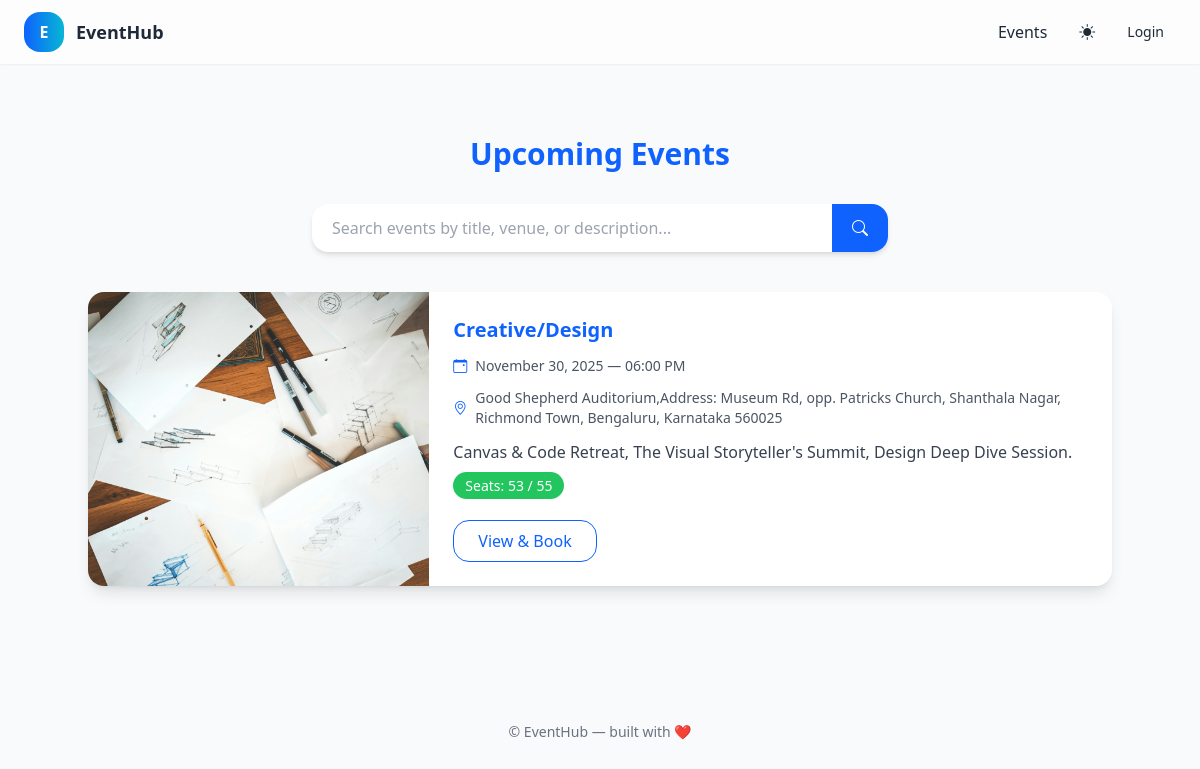
The page / on the database its author committed.
### events/models.py (models this page shows, shortened)
class Event(models.Model):
    title = models.CharField(max_length=200)
    description = models.TextField()
    date = models.DateField()
    time = models.TimeField()
    venue = models.CharField(max_length=255)
    max_seats = models.IntegerField()
    image = models.ImageField(upload_to='event_images/', blank=True, null=True)
    created_at = models.DateTimeField(auto_now_add=True)
    @property
    def available_seats(self):
        booked_seats = self.booking_set.count()
        return self.max_seats - booked_seats
    @property
    def is_fully_booked(self):
        return self.available_seats <= 0

### events/views.py (the view)
# urls.py: path('', views.EventListView.as_view(), name='event_list'),
class EventListView(ListView):
    model = Event
    template_name = 'events/event_list.html'
    context_object_name = 'events'
    ordering = ['date', 'time']
    def get_queryset(self):
        queryset = Event.objects.filter(date__gte=date.today())
        query = self.request.GET.get('q')
        if query:
            queryset = queryset.filter(
                Q(title__icontains=query) |
                Q(description__icontains=query) |
                Q(venue__icontains=query)
            ).distinct()
        return queryset.order_by('date', 'time')

### events/templates/events/event_list.html (shortened to what this page needs)
{% extends "base.html" %}
{% block content %}
<div class="py-10">
    <h1 class="text-3xl font-bold text-center text-primary mb-8">
        Upcoming Events
    </h1>
    <div class="flex justify-center mb-10">
        <form method="get" action="{% url 'event_list' %}"
              class="flex w-full max-w-xl bg-white dark:bg-gray-800 shadow-md rounded-xl overflow-hidden">
            <input type="text"
                   name="q"
                   placeholder="Search events by title, venue, or description..."
                   value="{{ request.GET.q|default:'' }}"
                   class="flex-1 px-5 py-3 bg-transparent focus:outline-none
                          text-gray-700 dark:text-gray-100">
            <button class="px-5 bg-primary text-white hover:bg-primary/90">
                <i class="bi bi-search"></i>
            </button>
        </form>
    </div>
    <div class="space-y-8 max-w-5xl mx-auto">
        {% for event in events %}
        <div class="bg-white dark:bg-gray-800 shadow-lg rounded-2xl overflow-hidden flex flex-col md:flex-row">
            <div class="md:w-1/3 h-52 md:h-auto">
                {% if event.image %}
                    <img src="{{ event.image.url }}"
                         class="w-full h-full object-cover" />
                {% else %}
                    <div class="w-full h-full flex items-center justify-center
                                bg-gray-200 dark:bg-gray-700 text-gray-500">
                        No Image
                    </div>
                {% endif %}
            </div>
            <div class="flex-1 p-6 flex flex-col space-y-3">
                <h2 class="text-xl font-semibold text-primary">
                    {{ event.title }}
                </h2>
                <p class="flex items-center gap-2 text-gray-600 dark:text-gray-300 text-sm">
                    <i class="bi bi-calendar-event text-primary"></i>
                    {{ event.date|date:"F d, Y" }} — {{ event.time|time:"h:i A" }}
                </p>
                <p class="flex items-center gap-2 text-gray-600 dark:text-gray-300 text-sm">
                    <i class="bi bi-geo-alt text-primary"></i>
                    {{ event.venue }}
                </p>
                <p class="text-gray-700 dark:text-gray-300">
                    {{ event.description|truncatechars:110 }}
                </p>
                <p class="text-sm font-medium">
                    {% if event.is_fully_booked %}
                        <span class="px-3 py-1 bg-red-500 text-white rounded-xl">
                            Fully Booked
                        </span>
                    {% else %}
                        <span class="px-3 py-1 bg-green-500 text-white rounded-xl">
                            Seats: {{ event.available_seats }} / {{ event.max_seats }}
                        </span>
                    {% endif %}
                </p>
                <div class="pt-3">
                    <a href="{% url 'event_detail' event.pk %}"
                       class="inline-block px-6 py-2 rounded-xl border border-primary text-primary
                              hover:bg-primary hover:text-white transition font-medium
                              {% if event.is_fully_booked %} opacity-50 cursor-not-allowed {% endif %}">
                        View & Book
                    </a>
                </div>
            </div>
        </div>
        {% endfor %}
    </div>
</div>
{% endblock %}

### templates/base.html (style rules this page uses)
img.object-cover { object-fit: cover; }

### rows shown on the page
Event: image (picture), title "Creative/Design", date "November 30, 2025", time "06:00 PM", venue "Good Shepherd Auditorium,Address: Museum Rd, opp. Patricks Church, Shanthala Nagar, Richmond Town, Bengaluru, Karnataka 560025", description "Canvas & Code Retreat, The Visual Storyteller's Summit, Design Deep Dive Session.", available_seats "53", max_seats "55"
